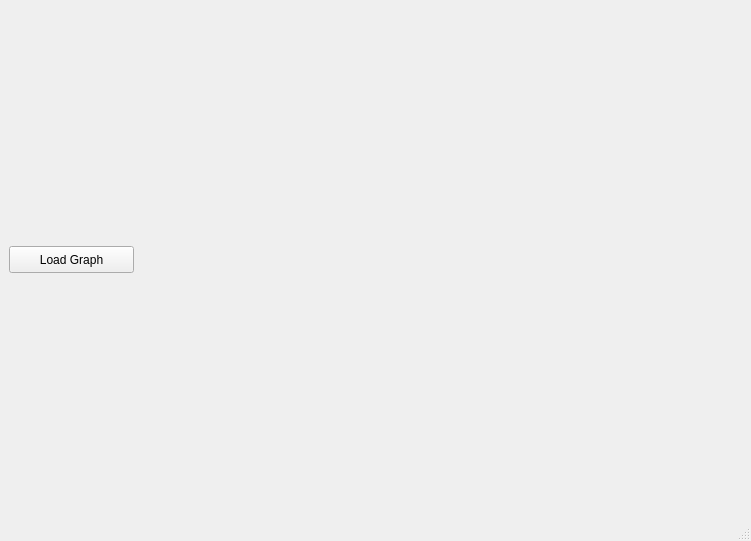
<?xml version="1.0" encoding="UTF-8"?>
<ui version="4.0">
 <class>MainWindow</class>
 <widget class="QMainWindow" name="MainWindow">
  <property name="geometry">
   <rect>
    <x>0</x>
    <y>0</y>
    <width>751</width>
    <height>541</height>
   </rect>
  </property>
  <property name="sizePolicy">
   <sizepolicy hsizetype="Expanding" vsizetype="Expanding">
    <horstretch>0</horstretch>
    <verstretch>0</verstretch>
   </sizepolicy>
  </property>
  <property name="windowTitle">
   <string>MainWindow</string>
  </property>
  <widget class="QWidget" name="centralwidget">
   <property name="sizePolicy">
    <sizepolicy hsizetype="Expanding" vsizetype="Expanding">
     <horstretch>0</horstretch>
     <verstretch>0</verstretch>
    </sizepolicy>
   </property>
   <layout class="QHBoxLayout" name="horizontalLayout_4">
    <item>
     <layout class="QVBoxLayout" name="verticalLayout">
      <item>
       <widget class="QPushButton" name="pushButton">
        <property name="sizePolicy">
         <sizepolicy hsizetype="Fixed" vsizetype="Fixed">
          <horstretch>0</horstretch>
          <verstretch>0</verstretch>
         </sizepolicy>
        </property>
        <property name="minimumSize">
         <size>
          <width>125</width>
          <height>27</height>
         </size>
        </property>
        <property name="text">
         <string>Load Graph</string>
        </property>
       </widget>
      </item>
     </layout>
    </item>
    <item>
     <widget class="QGLViewer" name="viewer">
      <property name="sizePolicy">
       <sizepolicy hsizetype="Expanding" vsizetype="Expanding">
        <horstretch>0</horstretch>
        <verstretch>0</verstretch>
       </sizepolicy>
      </property>
      <property name="minimumSize">
       <size>
        <width>600</width>
        <height>400</height>
       </size>
      </property>
     </widget>
    </item>
   </layout>
  </widget>
  <widget class="QMenuBar" name="menubar">
   <property name="geometry">
    <rect>
     <x>0</x>
     <y>0</y>
     <width>751</width>
     <height>25</height>
    </rect>
   </property>
  </widget>
  <widget class="QStatusBar" name="statusbar"/>
 </widget>
 <customwidgets>
  <customwidget>
   <class>QGLViewer</class>
   <extends>QWidget</extends>
   <header>QGLViewer/qglviewer.h</header>
  </customwidget>
 </customwidgets>
 <resources/>
 <connections/>
</ui>
